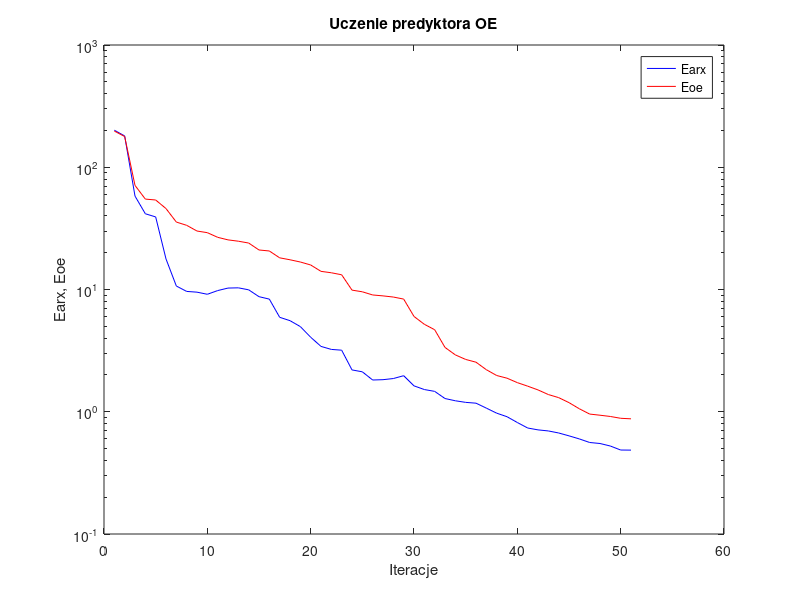
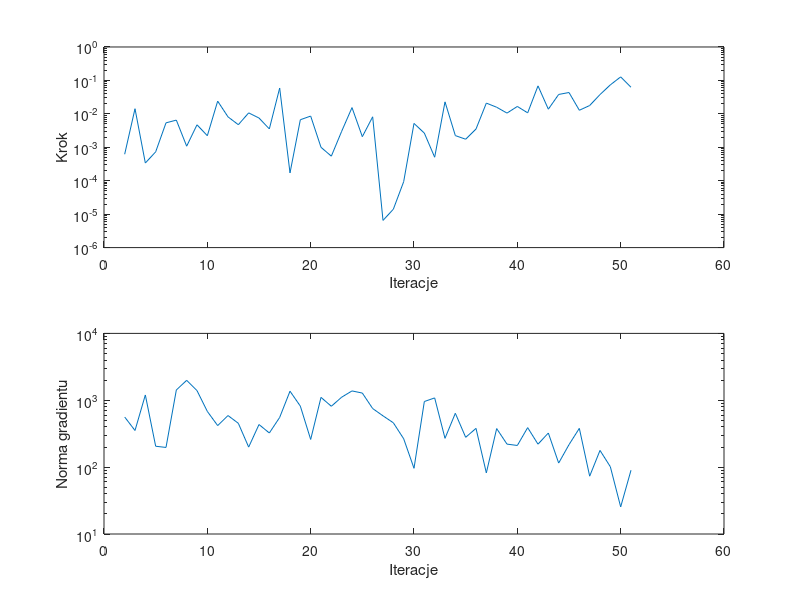

Reproduce these figures in MATLAB, in order.
%uczenie predyktora oe
clear all;
n=0; farx(n+1)=2.009801e+002; foe(n+1)=1.977440e+002; wspucz(n+1)=0.000000e+000; ng(n+1)=0.000000e+000;
%odnowa zmiennej metryki
n=1; farx(n+1)=1.803535e+002; foe(n+1)=1.782709e+002; krok(n+1)=6.190058e-004; ng(n+1)=5.620285e+002;
n=2; farx(n+1)=5.809680e+001; foe(n+1)=7.105489e+001; krok(n+1)=1.423591e-002; ng(n+1)=3.530660e+002;
n=3; farx(n+1)=4.164761e+001; foe(n+1)=5.489812e+001; krok(n+1)=3.383827e-004; ng(n+1)=1.200353e+003;
n=4; farx(n+1)=3.923730e+001; foe(n+1)=5.397764e+001; krok(n+1)=7.310963e-004; ng(n+1)=2.053226e+002;
n=5; farx(n+1)=1.778123e+001; foe(n+1)=4.592764e+001; krok(n+1)=5.381741e-003; ng(n+1)=1.969791e+002;
n=6; farx(n+1)=1.067885e+001; foe(n+1)=3.561818e+001; krok(n+1)=6.496894e-003; ng(n+1)=1.425031e+003;
n=7; farx(n+1)=9.645510e+000; foe(n+1)=3.349636e+001; krok(n+1)=1.078226e-003; ng(n+1)=1.985931e+003;
n=8; farx(n+1)=9.511009e+000; foe(n+1)=3.008007e+001; krok(n+1)=4.708341e-003; ng(n+1)=1.394323e+003;
n=9; farx(n+1)=9.139929e+000; foe(n+1)=2.917072e+001; krok(n+1)=2.218843e-003; ng(n+1)=6.812881e+002;
n=10; farx(n+1)=9.799906e+000; foe(n+1)=2.672136e+001; krok(n+1)=2.399905e-002; ng(n+1)=4.181496e+002;
n=11; farx(n+1)=1.027467e+001; foe(n+1)=2.546789e+001; krok(n+1)=8.128862e-003; ng(n+1)=5.907811e+002;
n=12; farx(n+1)=1.032056e+001; foe(n+1)=2.483455e+001; krok(n+1)=4.736926e-003; ng(n+1)=4.524842e+002;
n=13; farx(n+1)=9.940635e+000; foe(n+1)=2.399516e+001; krok(n+1)=1.069268e-002; ng(n+1)=1.993107e+002;
n=14; farx(n+1)=8.736178e+000; foe(n+1)=2.104994e+001; krok(n+1)=7.504897e-003; ng(n+1)=4.337125e+002;
n=15; farx(n+1)=8.344300e+000; foe(n+1)=2.066016e+001; krok(n+1)=3.544455e-003; ng(n+1)=3.239767e+002;
n=16; farx(n+1)=5.924207e+000; foe(n+1)=1.815892e+001; krok(n+1)=5.919426e-002; ng(n+1)=5.538459e+002;
n=17; farx(n+1)=5.559838e+000; foe(n+1)=1.750517e+001; krok(n+1)=1.711903e-004; ng(n+1)=1.366565e+003;
n=18; farx(n+1)=4.973529e+000; foe(n+1)=1.678387e+001; krok(n+1)=6.669234e-003; ng(n+1)=8.174192e+002;
n=19; farx(n+1)=4.070359e+000; foe(n+1)=1.587355e+001; krok(n+1)=8.580693e-003; ng(n+1)=2.594022e+002;
n=20; farx(n+1)=3.424231e+000; foe(n+1)=1.407591e+001; krok(n+1)=9.988568e-004; ng(n+1)=1.104467e+003;
n=21; farx(n+1)=3.235455e+000; foe(n+1)=1.370426e+001; krok(n+1)=5.428423e-004; ng(n+1)=8.133689e+002;
n=22; farx(n+1)=3.188807e+000; foe(n+1)=1.319565e+001; krok(n+1)=3.009584e-003; ng(n+1)=1.111820e+003;
n=23; farx(n+1)=2.198784e+000; foe(n+1)=9.884313e+000; krok(n+1)=1.538463e-002; ng(n+1)=1.379272e+003;
n=24; farx(n+1)=2.121835e+000; foe(n+1)=9.577213e+000; krok(n+1)=2.077331e-003; ng(n+1)=1.281032e+003;
n=25; farx(n+1)=1.818288e+000; foe(n+1)=9.022622e+000; krok(n+1)=8.155298e-003; ng(n+1)=7.519485e+002;
%odnowa zmiennej metryki
n=26; farx(n+1)=1.829475e+000; foe(n+1)=8.867960e+000; krok(n+1)=6.503681e-006; ng(n+1)=5.847703e+002;
n=27; farx(n+1)=1.869410e+000; foe(n+1)=8.676535e+000; krok(n+1)=1.404624e-005; ng(n+1)=4.603501e+002;
n=28; farx(n+1)=1.971966e+000; foe(n+1)=8.350153e+000; krok(n+1)=9.346411e-005; ng(n+1)=2.657936e+002;
n=29; farx(n+1)=1.628681e+000; foe(n+1)=6.019084e+000; krok(n+1)=5.173682e-003; ng(n+1)=9.604911e+001;
n=30; farx(n+1)=1.519532e+000; foe(n+1)=5.192912e+000; krok(n+1)=2.659087e-003; ng(n+1)=9.575424e+002;
n=31; farx(n+1)=1.468025e+000; foe(n+1)=4.688638e+000; krok(n+1)=5.045766e-004; ng(n+1)=1.084284e+003;
n=32; farx(n+1)=1.282835e+000; foe(n+1)=3.359170e+000; krok(n+1)=2.284436e-002; ng(n+1)=2.696125e+002;
n=33; farx(n+1)=1.229740e+000; foe(n+1)=2.918481e+000; krok(n+1)=2.236648e-003; ng(n+1)=6.386633e+002;
n=34; farx(n+1)=1.193325e+000; foe(n+1)=2.678831e+000; krok(n+1)=1.742611e-003; ng(n+1)=2.792698e+002;
n=35; farx(n+1)=1.175293e+000; foe(n+1)=2.543373e+000; krok(n+1)=3.516052e-003; ng(n+1)=3.797991e+002;
n=36; farx(n+1)=1.070940e+000; foe(n+1)=2.207927e+000; krok(n+1)=2.097129e-002; ng(n+1)=8.200358e+001;
n=37; farx(n+1)=9.738317e-001; foe(n+1)=1.979302e+000; krok(n+1)=1.576669e-002; ng(n+1)=3.771792e+002;
n=38; farx(n+1)=9.108744e-001; foe(n+1)=1.881865e+000; krok(n+1)=1.053841e-002; ng(n+1)=2.208577e+002;
n=39; farx(n+1)=8.165989e-001; foe(n+1)=1.730570e+000; krok(n+1)=1.664870e-002; ng(n+1)=2.108351e+002;
n=40; farx(n+1)=7.363449e-001; foe(n+1)=1.619392e+000; krok(n+1)=1.071180e-002; ng(n+1)=3.897040e+002;
n=41; farx(n+1)=7.108465e-001; foe(n+1)=1.508799e+000; krok(n+1)=6.864555e-002; ng(n+1)=2.204167e+002;
n=42; farx(n+1)=6.967033e-001; foe(n+1)=1.382791e+000; krok(n+1)=1.378623e-002; ng(n+1)=3.238095e+002;
n=43; farx(n+1)=6.704709e-001; foe(n+1)=1.304785e+000; krok(n+1)=3.805310e-002; ng(n+1)=1.150028e+002;
n=44; farx(n+1)=6.351804e-001; foe(n+1)=1.187399e+000; krok(n+1)=4.346837e-002; ng(n+1)=2.168937e+002;
n=45; farx(n+1)=5.994639e-001; foe(n+1)=1.057797e+000; krok(n+1)=1.280590e-002; ng(n+1)=3.800439e+002;
n=46; farx(n+1)=5.604696e-001; foe(n+1)=9.572603e-001; krok(n+1)=1.775074e-002; ng(n+1)=7.324098e+001;
n=47; farx(n+1)=5.499616e-001; foe(n+1)=9.368459e-001; krok(n+1)=3.769903e-002; ng(n+1)=1.778763e+002;
n=48; farx(n+1)=5.244336e-001; foe(n+1)=9.149463e-001; krok(n+1)=7.356694e-002; ng(n+1)=1.014101e+002;
n=49; farx(n+1)=4.863616e-001; foe(n+1)=8.841451e-001; krok(n+1)=1.275354e-001; ng(n+1)=2.543394e+001;
n=50; farx(n+1)=4.854412e-001; foe(n+1)=8.753388e-001; krok(n+1)=6.240867e-002; ng(n+1)=8.991614e+001;

figure; semilogy(farx,'b'); hold on; semilogy(foe,'r'); xlabel('Iteracje'); ylabel('Earx, Eoe'); legend('Earx','Eoe'); title('Uczenie predyktora OE');
figure; subplot(2,1,1); semilogy(krok); xlabel('Iteracje'); ylabel('Krok');
subplot(2,1,2); semilogy(ng); xlabel('Iteracje'); ylabel('Norma gradientu');
Earx=farx(n+1)
Eoe=foe(n+1)
